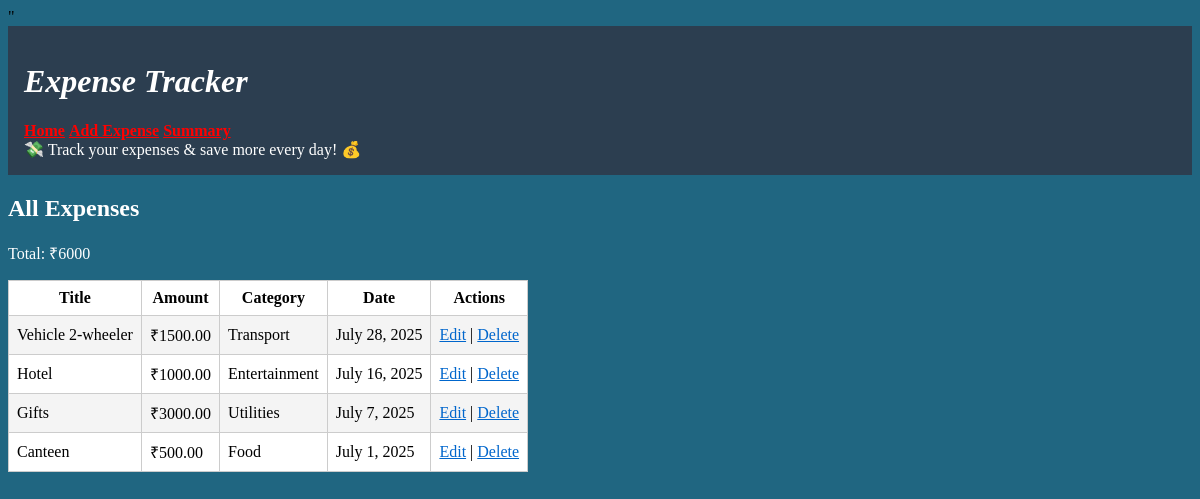
The page / on the database its author committed.
### expenses/models.py (models this page shows, shortened)
class Expense(models.Model):
    CATEGORY_CHOICES = [
        ('Food', 'Food'),
        ('Transport', 'Transport'),
        ('Utilities', 'Utilities'),
        ('Entertainment', 'Entertainment'),
        ('Other', 'Other'),
    ]
    title = models.CharField(max_length=100)
    amount = models.DecimalField(max_digits=10, decimal_places=2)
    category = models.CharField(max_length=50, choices=CATEGORY_CHOICES)
    date = models.DateField()

### expenses/views.py (the view)
# urls.py: path('', views.expense_list, name='expense_list'),
def expense_list(request):
    expenses = Expense.objects.order_by('-date')
    total = expenses.aggregate(Sum('amount'))['amount__sum'] or 0
    return render(request, 'expenses/list.html', {'expenses': expenses, 'total': total})

### expenses/templates/expenses/list.html
{% extends "expenses/base.html" %}
{% block content %}
<h2 style="color: white;">All Expenses</h2>
<p style="color: white;">Total: ₹{{ total }}</p>
<table>
    <tr>
        <th>Title</th><th>Amount</th><th>Category</th><th>Date</th><th>Actions</th>
    </tr>
    {% for exp in expenses %}
    <tr>
        <td>{{ exp.title }}</td>
        <td>₹{{ exp.amount }}</td>
        <td>{{ exp.category }}</td>
        <td>{{ exp.date }}</td>
        <td>
            <a href="{% url 'edit_expense' exp.pk %}">Edit</a> |
            <a href="{% url 'delete_expense' exp.pk %}">Delete</a>
        </td>
    </tr>
    {% endfor %}
</table>
{% endblock %}

### expenses/templates/expenses/base.html (shortened to what this page needs)
<!DOCTYPE html>
<html>
<head>
    <link rel="stylesheet" href="https://cdn.simplecss.org/simple.min.css">
</head>
<body style="background-color: #206681ff;">"
    <header style="background-color: #2c3e50; color: white; padding: 1rem;">
        <h1><i>Expense Tracker</i></h1>
        <nav>
            <a href="{% url 'expense_list' %}" style="color: Red;"><b>Home</b></a>
            <a href="{% url 'add_expense' %}" style="color: Red;"><b>Add Expense</b></a>
            <a href="{% url 'category_summary_chart' %}" style="color: Red;"><b>Summary</b></a>
        </nav>
        <marquee behavior="scroll" direction="left">💸 Track your expenses & save more every day! 💰</marquee>
    </header>
    <main>
        {% block content %}{% endblock %}
    </main>
</body>
</html>

### rows shown on the page
Expense: title "Vehicle 2-wheeler", amount "1500.00", category "Transport", date "July 28, 2025"
Expense: title "Hotel", amount "1000.00", category "Entertainment", date "July 16, 2025"
Expense: title "Gifts", amount "3000.00", category "Utilities", date "July 7, 2025"
Expense: title "Canteen", amount "500.00", category "Food", date "July 1, 2025"

### other values the page prints
{{ total }} "6000"
